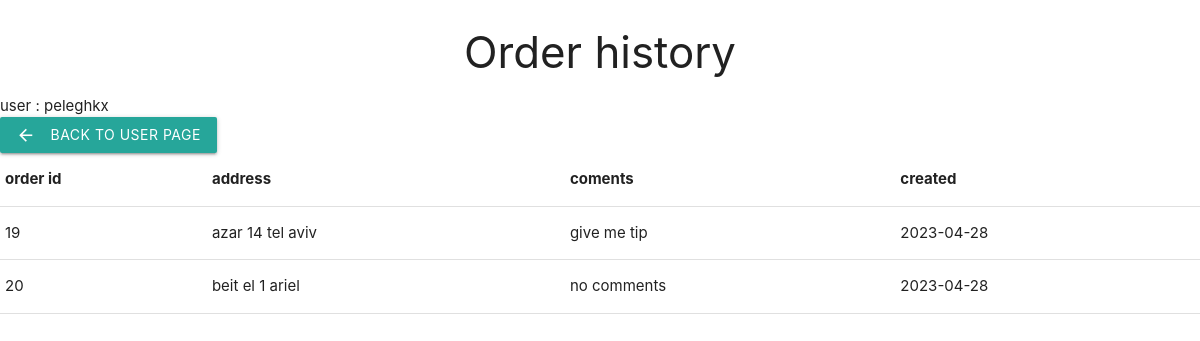
The page /active_orders/ (signed in) on the database its author committed.
### delivery/models.py (models this page shows)
class Delivery(models.Model):
    order_id=models.OneToOneField(Cart,on_delete=models.CASCADE,primary_key=True)
    is_delivered=models.BooleanField(default=False)
    adress=models.CharField(max_length=200,blank=False)
    comments=models.TextField(default="")
    created=models.DateTimeField(auto_now_add=True)

class Cart(models.Model):
    user_id=models.ForeignKey(User,on_delete=models.CASCADE)

### delivery/views.py (the view)
# urls.py: path('active_orders/',views.active_orders,name="active_orders"),
@login_required
def active_orders(request):#show all active orders (orders that have not been delivered)
    if request.method=='GET':
        user_carts = request.user.cart_set.all()
        delivered_list = []
        for cart in user_carts:
            deliveries = Delivery.objects.filter(order_id=cart, is_delivered=False)
            delivered_list.extend(list(deliveries))
        return render(request, 'order_history.html', {'delivered_list': delivered_list})

### delivery/templates/order_history.html
{% extends 'layout.html' %}
{% block content %}
<h3 class="brand-logo center">Order history</h3>
<div>user : {{request.user}}</div>
<a href="{% url 'user_screen' %}" class="waves-effect waves-light btn"><i class="material-icons left">arrow_back</i>back to user page</a>
<table>
    <thead>
      <tr>
          <th>order id</th>
          <th>address</th>
          <th>coments</th>
          <th>created</th>
      </tr>
    </thead>
    <tbody>
    {% for delivery in delivered_list %}
      <tr>
        <td>{{delivery.order_id.id}}</td>
        <td>{{delivery.adress}}</td>
        <td>{{delivery.comments}}</td>
        <td>{{delivery.created|date:"Y-m-d"}}</td>
      </tr>
    {% endfor %}
    </tbody>
  </table>
{% endblock content%}

### rows shown on the page
Delivery: order_id.id "19", adress "azar 14 tel aviv", comments "give me tip", created "2023-04-28"
Delivery: order_id.id "20", adress "beit el 1 ariel", comments "no comments", created "2023-04-28"

### other values the page prints
{{ request.user }} "peleghkx"
